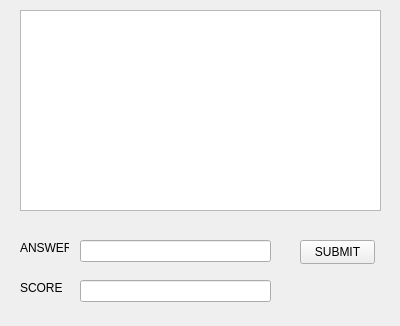
<?xml version="1.0" encoding="UTF-8"?>
<ui version="4.0">
 <class>participants</class>
 <widget class="QWidget" name="participants">
  <property name="geometry">
   <rect>
    <x>0</x>
    <y>0</y>
    <width>400</width>
    <height>326</height>
   </rect>
  </property>
  <property name="windowTitle">
   <string>participants</string>
  </property>
  <widget class="QListWidget" name="listWidget">
   <property name="geometry">
    <rect>
     <x>20</x>
     <y>10</y>
     <width>361</width>
     <height>201</height>
    </rect>
   </property>
  </widget>
  <widget class="QLabel" name="label">
   <property name="geometry">
    <rect>
     <x>20</x>
     <y>240</y>
     <width>49</width>
     <height>16</height>
    </rect>
   </property>
   <property name="text">
    <string>ANSWER</string>
   </property>
  </widget>
  <widget class="QLabel" name="label_2">
   <property name="geometry">
    <rect>
     <x>20</x>
     <y>280</y>
     <width>49</width>
     <height>16</height>
    </rect>
   </property>
   <property name="text">
    <string>SCORE</string>
   </property>
  </widget>
  <widget class="QLineEdit" name="RANSlineEdit">
   <property name="geometry">
    <rect>
     <x>80</x>
     <y>240</y>
     <width>191</width>
     <height>22</height>
    </rect>
   </property>
  </widget>
  <widget class="QLineEdit" name="SCORElineEdit">
   <property name="geometry">
    <rect>
     <x>80</x>
     <y>280</y>
     <width>191</width>
     <height>22</height>
    </rect>
   </property>
  </widget>
  <widget class="QPushButton" name="SUBMITButton">
   <property name="geometry">
    <rect>
     <x>300</x>
     <y>240</y>
     <width>75</width>
     <height>24</height>
    </rect>
   </property>
   <property name="text">
    <string>SUBMIT</string>
   </property>
  </widget>
 </widget>
 <resources/>
 <connections/>
</ui>
